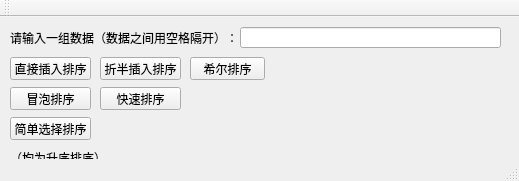
<?xml version="1.0" encoding="UTF-8"?>
<ui version="4.0">
 <class>MainWindow</class>
 <widget class="QMainWindow" name="MainWindow">
  <property name="geometry">
   <rect>
    <x>0</x>
    <y>0</y>
    <width>519</width>
    <height>181</height>
   </rect>
  </property>
  <property name="windowTitle">
   <string>MainWindow</string>
  </property>
  <widget class="QWidget" name="centralWidget">
   <widget class="QPushButton" name="pushButton_4">
    <property name="geometry">
     <rect>
      <x>190</x>
      <y>40</y>
      <width>75</width>
      <height>23</height>
     </rect>
    </property>
    <property name="text">
     <string>希尔排序</string>
    </property>
   </widget>
   <widget class="QLabel" name="label_2">
    <property name="geometry">
     <rect>
      <x>10</x>
      <y>10</y>
      <width>231</width>
      <height>21</height>
     </rect>
    </property>
    <property name="text">
     <string>请输入一组数据（数据之间用空格隔开）：</string>
    </property>
   </widget>
   <widget class="QPushButton" name="pushButton_6">
    <property name="geometry">
     <rect>
      <x>10</x>
      <y>100</y>
      <width>81</width>
      <height>23</height>
     </rect>
    </property>
    <property name="text">
     <string>简单选择排序</string>
    </property>
   </widget>
   <widget class="QPushButton" name="pushButton_5">
    <property name="geometry">
     <rect>
      <x>100</x>
      <y>70</y>
      <width>81</width>
      <height>23</height>
     </rect>
    </property>
    <property name="text">
     <string>快速排序</string>
    </property>
   </widget>
   <widget class="QPushButton" name="pushButton">
    <property name="geometry">
     <rect>
      <x>10</x>
      <y>40</y>
      <width>81</width>
      <height>23</height>
     </rect>
    </property>
    <property name="text">
     <string>直接插入排序</string>
    </property>
   </widget>
   <widget class="QPushButton" name="pushButton_2">
    <property name="geometry">
     <rect>
      <x>100</x>
      <y>40</y>
      <width>81</width>
      <height>23</height>
     </rect>
    </property>
    <property name="text">
     <string>折半插入排序</string>
    </property>
   </widget>
   <widget class="QLineEdit" name="lineEdit">
    <property name="geometry">
     <rect>
      <x>240</x>
      <y>10</y>
      <width>261</width>
      <height>21</height>
     </rect>
    </property>
   </widget>
   <widget class="QPushButton" name="pushButton_3">
    <property name="geometry">
     <rect>
      <x>10</x>
      <y>70</y>
      <width>81</width>
      <height>23</height>
     </rect>
    </property>
    <property name="text">
     <string>冒泡排序</string>
    </property>
   </widget>
   <widget class="QLabel" name="label">
    <property name="geometry">
     <rect>
      <x>10</x>
      <y>130</y>
      <width>101</width>
      <height>21</height>
     </rect>
    </property>
    <property name="text">
     <string>（均为升序排序）</string>
    </property>
   </widget>
  </widget>
  <widget class="QToolBar" name="mainToolBar">
   <attribute name="toolBarArea">
    <enum>TopToolBarArea</enum>
   </attribute>
   <attribute name="toolBarBreak">
    <bool>false</bool>
   </attribute>
  </widget>
  <widget class="QStatusBar" name="statusBar"/>
 </widget>
 <layoutdefault spacing="6" margin="11"/>
 <resources/>
 <connections/>
</ui>
